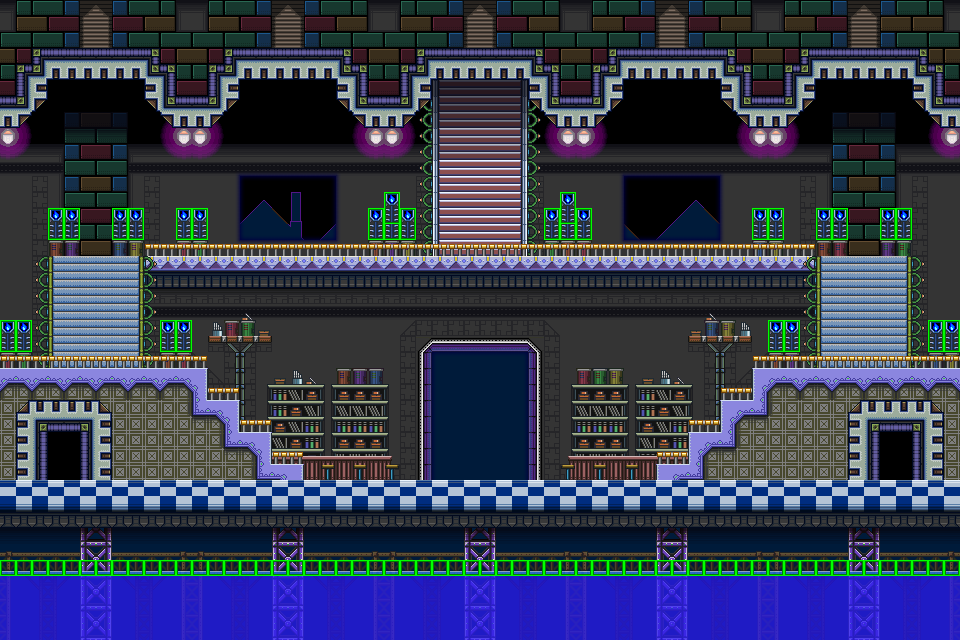

Below is a game level as drawn by its tile map, then a one-line description and the .tmx that defines it (tile-layer data replaced by summaries):
An orthogonal 60x40 tile map with 16x16 px tiles, 4 tile layers (event, back, center, front), 2 tilesets.

<map version="1.0" orientation="orthogonal" renderorder="right-down" width="60" height="40" tilewidth="16" tileheight="16">
 <tileset firstgid="1" name="common" tilewidth="16" tileheight="16">
  <image source="common.png" trans="ffffff" width="1024" height="1024" />
 </tileset>
 <tileset firstgid="4097" name="map_a" tilewidth="16" tileheight="16">
  <image source="map_a.png" trans="ffffff" width="1024" height="1024" />
 </tileset>
 <layer name="event" width="60" height="40">
  <data>[2400 cells, 246 non-empty, 6 distinct tile ids]</data>
 </layer>
 <layer name="back" width="60" height="40">
  <data>[2400 cells, 2400 non-empty, 77 distinct tile ids]</data>
 </layer>
 <layer name="center" width="60" height="40">
  <data>[2400 cells, 758 non-empty, 68 distinct tile ids]</data>
 </layer>
 <layer name="front" width="60" height="40">
  <data>[2400 cells, 800 non-empty, 49 distinct tile ids]</data>
 </layer>
</map>
